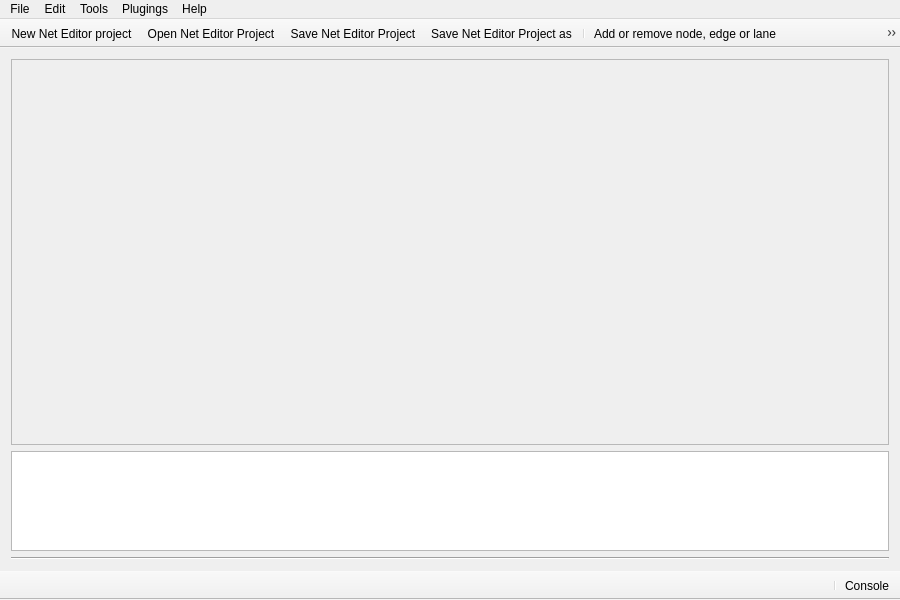
<?xml version="1.0" encoding="UTF-8"?>
<ui version="4.0">
 <class>eNetEditorMainWindow</class>
 <widget class="QMainWindow" name="eNetEditorMainWindow">
  <property name="windowModality">
   <enum>Qt::NonModal</enum>
  </property>
  <property name="geometry">
   <rect>
    <x>0</x>
    <y>0</y>
    <width>900</width>
    <height>600</height>
   </rect>
  </property>
  <property name="sizePolicy">
   <sizepolicy hsizetype="Preferred" vsizetype="Preferred">
    <horstretch>0</horstretch>
    <verstretch>0</verstretch>
   </sizepolicy>
  </property>
  <property name="minimumSize">
   <size>
    <width>800</width>
    <height>600</height>
   </size>
  </property>
  <property name="windowTitle">
   <string> eNetEditor</string>
  </property>
  <property name="windowIcon">
   <iconset resource="../../../resources/eNetEditorResources.qrc">
    <normaloff>:/main/eNetEditorLogo.png</normaloff>:/main/eNetEditorLogo.png</iconset>
  </property>
  <property name="iconSize">
   <size>
    <width>24</width>
    <height>24</height>
   </size>
  </property>
  <widget class="QWidget" name="CentralLayout">
   <layout class="QVBoxLayout" name="verticalLayout_2">
    <item>
     <layout class="QVBoxLayout" name="GraphicsViewLayout">
      <item>
       <widget class="QGraphicsView" name="TemporalGraphicsView">
        <property name="enabled">
         <bool>false</bool>
        </property>
       </widget>
      </item>
     </layout>
    </item>
    <item>
     <layout class="QVBoxLayout" name="verticalLayout">
      <item>
       <widget class="QTextBrowser" name="Console">
        <property name="minimumSize">
         <size>
          <width>0</width>
          <height>100</height>
         </size>
        </property>
        <property name="maximumSize">
         <size>
          <width>16777215</width>
          <height>100</height>
         </size>
        </property>
        <property name="styleSheet">
         <string notr="true">font: 12pt &quot;Consolas&quot;;</string>
        </property>
        <property name="html">
         <string>&lt;!DOCTYPE HTML PUBLIC &quot;-//W3C//DTD HTML 4.0//EN&quot; &quot;http://www.w3.org/TR/REC-html40/strict.dtd&quot;&gt;
&lt;html&gt;&lt;head&gt;&lt;meta name=&quot;qrichtext&quot; content=&quot;1&quot; /&gt;&lt;style type=&quot;text/css&quot;&gt;
p, li { white-space: pre-wrap; }
&lt;/style&gt;&lt;/head&gt;&lt;body style=&quot; font-family:'Consolas'; font-size:12pt; font-weight:400; font-style:normal;&quot;&gt;
&lt;p style=&quot;-qt-paragraph-type:empty; margin-top:0px; margin-bottom:0px; margin-left:0px; margin-right:0px; -qt-block-indent:0; text-indent:0px; font-family:'MS Shell Dlg 2'; font-size:8.25pt;&quot;&gt;&lt;br /&gt;&lt;/p&gt;&lt;/body&gt;&lt;/html&gt;</string>
        </property>
       </widget>
      </item>
     </layout>
    </item>
    <item>
     <widget class="Line" name="HorizontalLine">
      <property name="orientation">
       <enum>Qt::Horizontal</enum>
      </property>
     </widget>
    </item>
   </layout>
   <zorder></zorder>
   <zorder>HorizontalLine</zorder>
  </widget>
  <widget class="QMenuBar" name="menuBar">
   <property name="geometry">
    <rect>
     <x>0</x>
     <y>0</y>
     <width>900</width>
     <height>21</height>
    </rect>
   </property>
   <widget class="QMenu" name="menuFile">
    <property name="title">
     <string>File</string>
    </property>
    <addaction name="ActionNewNetEditorProject"/>
    <addaction name="ActionOpenNetEditorProject"/>
    <addaction name="ActionSaveNetEditorProject"/>
    <addaction name="ActionSaveNetEditorProjectAs"/>
    <addaction name="ActionCloseProject"/>
    <addaction name="separator"/>
    <addaction name="ActionImport"/>
    <addaction name="ActionPreferences"/>
    <addaction name="separator"/>
    <addaction name="ActionExit"/>
   </widget>
   <widget class="QMenu" name="menuEdit">
    <property name="title">
     <string>Edit</string>
    </property>
    <addaction name="ActionUndo"/>
    <addaction name="separator"/>
    <addaction name="ActionAddorRemoveNodeOrEdgeOrLane"/>
    <addaction name="ActionAddOrRemoveConnection"/>
    <addaction name="ActionAddOrRemoveProhibition"/>
    <addaction name="ActionAddOrRemoveTrafficLight"/>
    <addaction name="ActionAddOrRemoveBusStop"/>
    <addaction name="ActionAddOrRemoveChargingStation"/>
    <addaction name="ActionEditFlows"/>
    <addaction name="separator"/>
    <addaction name="ActionEditVehicleTypes"/>
    <addaction name="ActionEditTrafficLights"/>
    <addaction name="ActionEditEdgeTypes"/>
    <addaction name="separator"/>
    <addaction name="ActionShowTag"/>
    <addaction name="ActionShowSignals"/>
    <addaction name="separator"/>
    <addaction name="ActionShowStatistics"/>
    <addaction name="ActionScalaPreferences"/>
    <addaction name="ActionProjectPreferences"/>
   </widget>
   <widget class="QMenu" name="menuHelp">
    <property name="title">
     <string>Help</string>
    </property>
    <addaction name="ActionAbout"/>
   </widget>
   <widget class="QMenu" name="menuTools">
    <property name="title">
     <string>Tools</string>
    </property>
    <addaction name="ActionExecuteNetConvert"/>
    <addaction name="ActionExecuteDfRouter"/>
    <addaction name="ActionExecuteDuaRouter"/>
    <addaction name="ActionExecuteJtrRouter"/>
    <addaction name="ActionExecuteCadyts"/>
    <addaction name="ActionExecuteNetGenerator"/>
    <addaction name="ActionExecuteSumoSimulator"/>
   </widget>
   <widget class="QMenu" name="menuPlugings">
    <property name="title">
     <string>Plugings</string>
    </property>
   </widget>
   <addaction name="menuFile"/>
   <addaction name="menuEdit"/>
   <addaction name="menuTools"/>
   <addaction name="menuPlugings"/>
   <addaction name="menuHelp"/>
  </widget>
  <widget class="QToolBar" name="toolBarBottom">
   <property name="windowTitle">
    <string>statusBar</string>
   </property>
   <property name="layoutDirection">
    <enum>Qt::RightToLeft</enum>
   </property>
   <property name="movable">
    <bool>false</bool>
   </property>
   <property name="allowedAreas">
    <set>Qt::AllToolBarAreas</set>
   </property>
   <property name="floatable">
    <bool>false</bool>
   </property>
   <attribute name="toolBarArea">
    <enum>BottomToolBarArea</enum>
   </attribute>
   <attribute name="toolBarBreak">
    <bool>false</bool>
   </attribute>
   <addaction name="ActionConsole"/>
   <addaction name="separator"/>
  </widget>
  <widget class="QToolBar" name="toolBarTop">
   <property name="windowTitle">
    <string>toolBar</string>
   </property>
   <property name="movable">
    <bool>false</bool>
   </property>
   <property name="floatable">
    <bool>false</bool>
   </property>
   <attribute name="toolBarArea">
    <enum>TopToolBarArea</enum>
   </attribute>
   <attribute name="toolBarBreak">
    <bool>false</bool>
   </attribute>
   <addaction name="ActionNewNetEditorProject"/>
   <addaction name="ActionOpenNetEditorProject"/>
   <addaction name="ActionSaveNetEditorProject"/>
   <addaction name="ActionSaveNetEditorProjectAs"/>
   <addaction name="separator"/>
   <addaction name="ActionAddorRemoveNodeOrEdgeOrLane"/>
   <addaction name="ActionAddOrRemoveConnection"/>
   <addaction name="ActionAddOrRemoveProhibition"/>
   <addaction name="ActionAddOrRemoveTrafficLight"/>
   <addaction name="ActionAddOrRemoveRoute"/>
   <addaction name="ActionAddOrRemoveDetector"/>
   <addaction name="ActionAddOrRemoveBusStop"/>
   <addaction name="ActionAddOrRemoveChargingStation"/>
   <addaction name="separator"/>
   <addaction name="ActionEditTrafficLights"/>
   <addaction name="ActionEditEdgeTypes"/>
   <addaction name="ActionEditVehicleTypes"/>
   <addaction name="ActionEditVehicles"/>
   <addaction name="ActionEditFlows"/>
   <addaction name="separator"/>
   <addaction name="ActionShowTag"/>
   <addaction name="ActionShowSignals"/>
   <addaction name="separator"/>
   <addaction name="ActionProjectPreferences"/>
  </widget>
  <action name="ActionAbout">
   <property name="icon">
    <iconset resource="../../../resources/eNetEditorResources.qrc">
     <normaloff>:/main/about.ico</normaloff>:/main/about.ico</iconset>
   </property>
   <property name="text">
    <string>About</string>
   </property>
  </action>
  <action name="ActionAddorRemoveNodeOrEdgeOrLane">
   <property name="checkable">
    <bool>true</bool>
   </property>
   <property name="icon">
    <iconset resource="../../../resources/eNetEditorResources.qrc">
     <normaloff>:/items/node.png</normaloff>:/items/node.png</iconset>
   </property>
   <property name="text">
    <string>Add or remove node, edge or lane</string>
   </property>
   <property name="toolTip">
    <string>Add or remove nodes in the scene, or edges and lanes between two nodes</string>
   </property>
  </action>
  <action name="ActionAddOrRemoveConnection">
   <property name="checkable">
    <bool>true</bool>
   </property>
   <property name="icon">
    <iconset resource="../../../resources/eNetEditorResources.qrc">
     <normaloff>:/items/connection.png</normaloff>:/items/connection.png</iconset>
   </property>
   <property name="text">
    <string>Add or remove connection</string>
   </property>
   <property name="toolTip">
    <string>Add or remove connection between two consecutive lanes</string>
   </property>
  </action>
  <action name="ActionAddOrRemoveTrafficLight">
   <property name="checkable">
    <bool>true</bool>
   </property>
   <property name="icon">
    <iconset resource="../../../resources/eNetEditorResources.qrc">
     <normaloff>:/items/trafficLight.png</normaloff>
     <normalon>:/Semaphore.png</normalon>:/items/trafficLight.png</iconset>
   </property>
   <property name="text">
    <string>Add or remove Traffic Light</string>
   </property>
   <property name="toolTip">
    <string>Change node to traffic light and viceversa</string>
   </property>
  </action>
  <action name="ActionNewNetEditorProject">
   <property name="icon">
    <iconset resource="../../../resources/eNetEditorResources.qrc">
     <normaloff>:/main/newProject.ico</normaloff>:/main/newProject.ico</iconset>
   </property>
   <property name="text">
    <string>New Net Editor project</string>
   </property>
   <property name="toolTip">
    <string>Create a new Net Editor Project</string>
   </property>
  </action>
  <action name="ActionOpenNetEditorProject">
   <property name="icon">
    <iconset resource="../../../resources/eNetEditorResources.qrc">
     <normaloff>:/main/openProject.ico</normaloff>:/main/openProject.ico</iconset>
   </property>
   <property name="text">
    <string>Open Net Editor Project</string>
   </property>
   <property name="toolTip">
    <string>Open Net Editor Project</string>
   </property>
  </action>
  <action name="ActionSaveNetEditorProject">
   <property name="icon">
    <iconset resource="../../../resources/eNetEditorResources.qrc">
     <normaloff>:/main/save.ico</normaloff>:/main/save.ico</iconset>
   </property>
   <property name="text">
    <string>Save Net Editor Project</string>
   </property>
   <property name="toolTip">
    <string>Save Net Editor Project</string>
   </property>
  </action>
  <action name="ActionSaveNetEditorProjectAs">
   <property name="icon">
    <iconset resource="../../../resources/eNetEditorResources.qrc">
     <normaloff>:/main/saveAs.ico</normaloff>:/main/saveAs.ico</iconset>
   </property>
   <property name="text">
    <string>Save Net Editor Project as</string>
   </property>
   <property name="toolTip">
    <string>Save Net Editor Project as</string>
   </property>
  </action>
  <action name="ActionScalaPreferences">
   <property name="icon">
    <iconset resource="../../../resources/eNetEditorResources.qrc">
     <normaloff>:/main/scala.png</normaloff>:/main/scala.png</iconset>
   </property>
   <property name="text">
    <string>Scala preferences</string>
   </property>
   <property name="toolTip">
    <string>Scala preferences</string>
   </property>
  </action>
  <action name="ActionProjectPreferences">
   <property name="icon">
    <iconset resource="../../../resources/eNetEditorResources.qrc">
     <normaloff>:/main/compile.ico</normaloff>:/main/compile.ico</iconset>
   </property>
   <property name="text">
    <string>Project preferences</string>
   </property>
   <property name="toolTip">
    <string>Edit project preferences</string>
   </property>
  </action>
  <action name="ActionExit">
   <property name="icon">
    <iconset resource="../../../resources/eNetEditorResources.qrc">
     <normaloff>:/main/exit.ico</normaloff>:/main/exit.ico</iconset>
   </property>
   <property name="text">
    <string>Exit</string>
   </property>
  </action>
  <action name="ActionCloseProject">
   <property name="icon">
    <iconset resource="../../../resources/eNetEditorResources.qrc">
     <normaloff>:/main/closeProject.ico</normaloff>:/main/closeProject.ico</iconset>
   </property>
   <property name="text">
    <string>Close project</string>
   </property>
   <property name="toolTip">
    <string>Close actual project</string>
   </property>
  </action>
  <action name="ActionPreferences">
   <property name="icon">
    <iconset resource="../../../resources/eNetEditorResources.qrc">
     <normaloff>:/main/configure.ico</normaloff>:/main/configure.ico</iconset>
   </property>
   <property name="text">
    <string>Net Editor Preferences</string>
   </property>
   <property name="toolTip">
    <string>Preferences of NetEditor</string>
   </property>
  </action>
  <action name="ActionImport">
   <property name="icon">
    <iconset resource="../../../resources/eNetEditorResources.qrc">
     <normaloff>:/main/Import.ico</normaloff>:/main/Import.ico</iconset>
   </property>
   <property name="text">
    <string>Import SUMO net</string>
   </property>
   <property name="toolTip">
    <string>Import SUMO XML net</string>
   </property>
  </action>
  <action name="ActionUndo">
   <property name="icon">
    <iconset resource="../../../resources/eNetEditorResources.qrc">
     <normaloff>:/main/reset.ico</normaloff>:/main/reset.ico</iconset>
   </property>
   <property name="text">
    <string>Undo</string>
   </property>
   <property name="toolTip">
    <string>Undo last action</string>
   </property>
  </action>
  <action name="ActionConsole">
   <property name="icon">
    <iconset resource="../../../resources/eNetEditorResources.qrc">
     <normaloff>:/main/openConsole.ico</normaloff>:/main/openConsole.ico</iconset>
   </property>
   <property name="text">
    <string>Console</string>
   </property>
   <property name="toolTip">
    <string>Open/close console</string>
   </property>
  </action>
  <action name="ActionEditVehicleTypes">
   <property name="icon">
    <iconset resource="../../../resources/eNetEditorResources.qrc">
     <normaloff>:/items/vehicleTypes/bus.png</normaloff>:/items/vehicleTypes/bus.png</iconset>
   </property>
   <property name="text">
    <string>Edit vehicle types</string>
   </property>
   <property name="toolTip">
    <string>Add or edit vehicle types</string>
   </property>
  </action>
  <action name="ActionShowTag">
   <property name="checkable">
    <bool>true</bool>
   </property>
   <property name="icon">
    <iconset resource="../../../resources/eNetEditorResources.qrc">
     <normaloff>:/main/tag.ico</normaloff>:/main/tag.ico</iconset>
   </property>
   <property name="text">
    <string>Show/hide tags</string>
   </property>
   <property name="toolTip">
    <string>show/hide tags</string>
   </property>
  </action>
  <action name="ActionShowSignals">
   <property name="checkable">
    <bool>true</bool>
   </property>
   <property name="icon">
    <iconset resource="../../../resources/eNetEditorResources.qrc">
     <normaloff>:/items/trafficSigns/nodeAllwayStop.png</normaloff>:/items/trafficSigns/nodeAllwayStop.png</iconset>
   </property>
   <property name="text">
    <string>Show signals icons</string>
   </property>
   <property name="toolTip">
    <string>Show/hide icons</string>
   </property>
  </action>
  <action name="ActionAddOrRemoveBusStop">
   <property name="checkable">
    <bool>true</bool>
   </property>
   <property name="icon">
    <iconset resource="../../../resources/eNetEditorResources.qrc">
     <normaloff>:/items/busStop.png</normaloff>:/items/busStop.png</iconset>
   </property>
   <property name="text">
    <string>Add or remove bus stop</string>
   </property>
   <property name="toolTip">
    <string>Add or remove bus stop over a lane</string>
   </property>
  </action>
  <action name="ActionAddOrRemoveChargingStation">
   <property name="checkable">
    <bool>true</bool>
   </property>
   <property name="icon">
    <iconset resource="../../../resources/eNetEditorResources.qrc">
     <normaloff>:/items/chargingStation.png</normaloff>:/items/chargingStation.png</iconset>
   </property>
   <property name="text">
    <string>Add or remove charging station</string>
   </property>
   <property name="toolTip">
    <string>Add or remove charging station over a lane</string>
   </property>
  </action>
  <action name="ActionEditTrafficLights">
   <property name="icon">
    <iconset resource="../../../resources/eNetEditorResources.qrc">
     <normaloff>:/items/trafficLight2.png</normaloff>:/items/trafficLight2.png</iconset>
   </property>
   <property name="text">
    <string>Edit traffic lights</string>
   </property>
   <property name="toolTip">
    <string>Edit traffic lights of the scene</string>
   </property>
  </action>
  <action name="ActionEditFlows">
   <property name="checkable">
    <bool>true</bool>
   </property>
   <property name="icon">
    <iconset resource="../../../resources/eNetEditorResources.qrc">
     <normaloff>:/items/flow.png</normaloff>:/items/flow.png</iconset>
   </property>
   <property name="text">
    <string>Edit Flows</string>
   </property>
   <property name="toolTip">
    <string>Edit Flows</string>
   </property>
  </action>
  <action name="ActionAddOrRemoveProhibition">
   <property name="checkable">
    <bool>true</bool>
   </property>
   <property name="icon">
    <iconset resource="../../../resources/eNetEditorResources.qrc">
     <normaloff>:/items/prohibition.png</normaloff>:/items/prohibition.png</iconset>
   </property>
   <property name="text">
    <string>Add or remove prohibition</string>
   </property>
   <property name="toolTip">
    <string>Add or remove prohibition between two consecutive edges</string>
   </property>
  </action>
  <action name="ActionExecuteCadyts">
   <property name="icon">
    <iconset resource="../../../resources/eNetEditorResources.qrc">
     <normaloff>:/tools/sumo.png</normaloff>:/tools/sumo.png</iconset>
   </property>
   <property name="text">
    <string>Execute Cadyts</string>
   </property>
   <property name="toolTip">
    <string>Open dialog to configure and execute Cadyts</string>
   </property>
  </action>
  <action name="ActionExecuteDfRouter">
   <property name="icon">
    <iconset resource="../../../resources/eNetEditorResources.qrc">
     <normaloff>:/tools/sumo.png</normaloff>:/tools/sumo.png</iconset>
   </property>
   <property name="text">
    <string>Execute Df Router</string>
   </property>
   <property name="toolTip">
    <string>Open dialog to configure and execute Df Router</string>
   </property>
  </action>
  <action name="ActionExecuteDuaRouter">
   <property name="icon">
    <iconset resource="../../../resources/eNetEditorResources.qrc">
     <normaloff>:/tools/sumo.png</normaloff>:/tools/sumo.png</iconset>
   </property>
   <property name="text">
    <string>Execute Dua Router</string>
   </property>
   <property name="toolTip">
    <string>Open dialog to configure and execute Dua Router</string>
   </property>
  </action>
  <action name="ActionExecuteNetConvert">
   <property name="icon">
    <iconset resource="../../../resources/eNetEditorResources.qrc">
     <normaloff>:/tools/sumo.png</normaloff>:/tools/sumo.png</iconset>
   </property>
   <property name="text">
    <string>Execute Net Convert</string>
   </property>
   <property name="toolTip">
    <string>Open dialog to configure and execute Net Convert</string>
   </property>
  </action>
  <action name="ActionExecuteNetGenerator">
   <property name="icon">
    <iconset resource="../../../resources/eNetEditorResources.qrc">
     <normaloff>:/tools/sumo.png</normaloff>:/tools/sumo.png</iconset>
   </property>
   <property name="text">
    <string>Execute Net Generate</string>
   </property>
   <property name="toolTip">
    <string>Open dialog to configure and execute Net Generator</string>
   </property>
  </action>
  <action name="ActionExecuteSumoSimulator">
   <property name="icon">
    <iconset resource="../../../resources/eNetEditorResources.qrc">
     <normaloff>:/tools/sumo.png</normaloff>:/tools/sumo.png</iconset>
   </property>
   <property name="text">
    <string>Execute Sumo Simulator</string>
   </property>
   <property name="toolTip">
    <string>Open dialog to configure and execute Sumo Simulator</string>
   </property>
  </action>
  <action name="ActionExecuteJtrRouter">
   <property name="icon">
    <iconset resource="../../../resources/eNetEditorResources.qrc">
     <normaloff>:/tools/sumo.png</normaloff>:/tools/sumo.png</iconset>
   </property>
   <property name="text">
    <string>Execute Jtr Router</string>
   </property>
   <property name="toolTip">
    <string>Open dialog to configure and execute Jtr Router</string>
   </property>
  </action>
  <action name="ActionAddOrRemoveRoute">
   <property name="checkable">
    <bool>true</bool>
   </property>
   <property name="icon">
    <iconset resource="../../../resources/eNetEditorResources.qrc">
     <normaloff>:/items/route.png</normaloff>:/items/route.png</iconset>
   </property>
   <property name="text">
    <string>Add or remove route</string>
   </property>
   <property name="toolTip">
    <string>Add or remove route between consecutive edges</string>
   </property>
  </action>
  <action name="ActionEditEdgeTypes">
   <property name="icon">
    <iconset resource="../../../resources/eNetEditorResources.qrc">
     <normaloff>:/items/edgeType.png</normaloff>:/items/edgeType.png</iconset>
   </property>
   <property name="text">
    <string>Edit edge types</string>
   </property>
   <property name="toolTip">
    <string>Add or edit edge types</string>
   </property>
  </action>
  <action name="ActionShowStatistics">
   <property name="icon">
    <iconset resource="../../../resources/eNetEditorResources.qrc">
     <normaloff>:/main/statistics.ico</normaloff>:/main/statistics.ico</iconset>
   </property>
   <property name="text">
    <string>Show statistics</string>
   </property>
   <property name="toolTip">
    <string>Show statistics of the actual project</string>
   </property>
  </action>
  <action name="ActionEditVehicles">
   <property name="icon">
    <iconset resource="../../../resources/eNetEditorResources.qrc">
     <normaloff>:/items/vehicleTypes/truck.png</normaloff>:/items/vehicleTypes/truck.png</iconset>
   </property>
   <property name="text">
    <string>Edit Vehicles</string>
   </property>
   <property name="toolTip">
    <string>Edit vehicles</string>
   </property>
  </action>
  <action name="ActionAddOrRemoveDetector">
   <property name="checkable">
    <bool>true</bool>
   </property>
   <property name="icon">
    <iconset resource="../../../resources/eNetEditorResources.qrc">
     <normaloff>:/items/detector.png</normaloff>:/items/detector.png</iconset>
   </property>
   <property name="text">
    <string>Add or remove detectors</string>
   </property>
   <property name="toolTip">
    <string>Add or remove detectors over lanes</string>
   </property>
  </action>
 </widget>
 <layoutdefault spacing="6" margin="11"/>
 <resources>
  <include location="../../../resources/eNetEditorResources.qrc"/>
 </resources>
 <connections/>
</ui>
